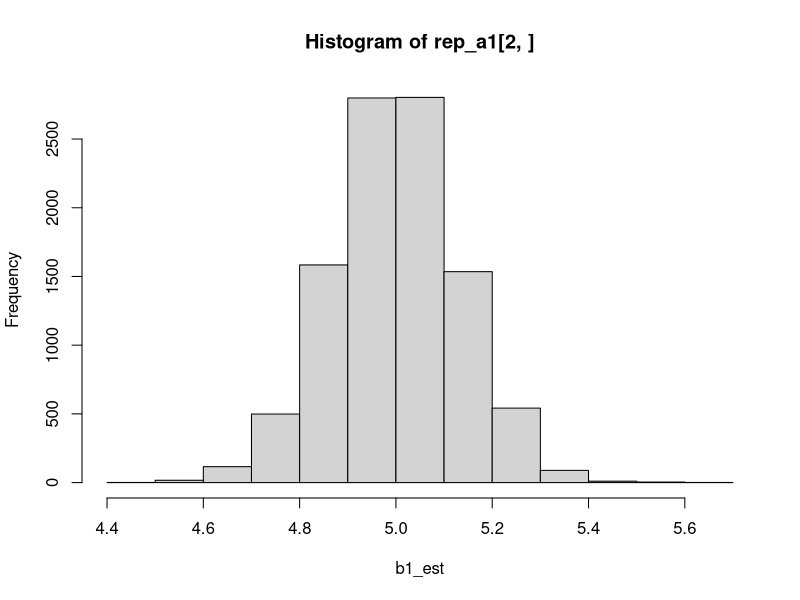
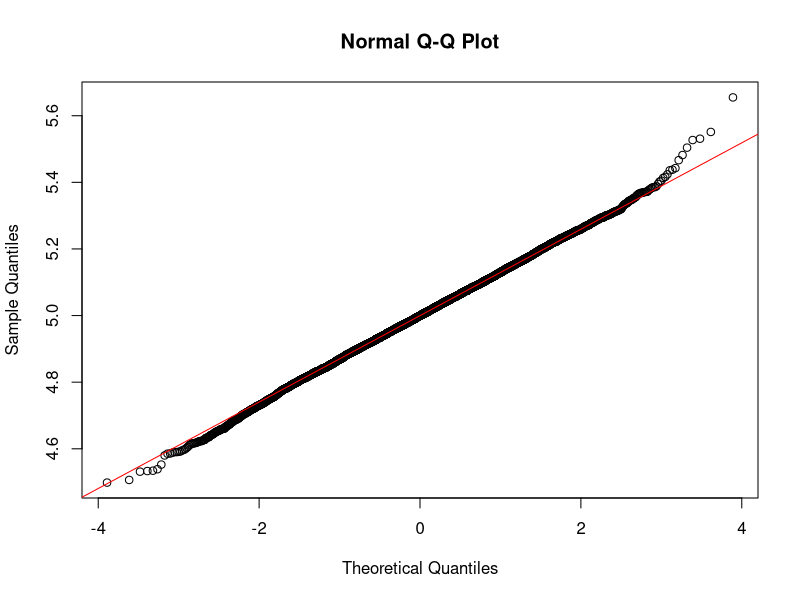
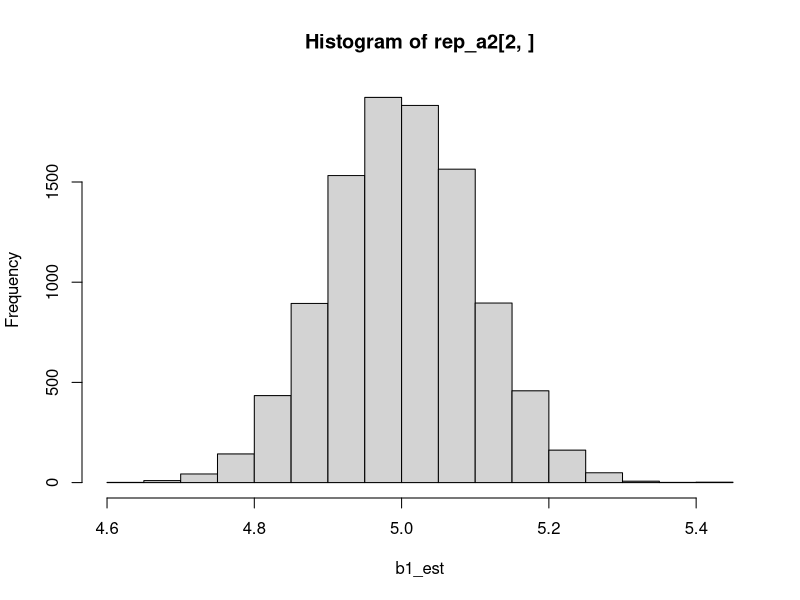
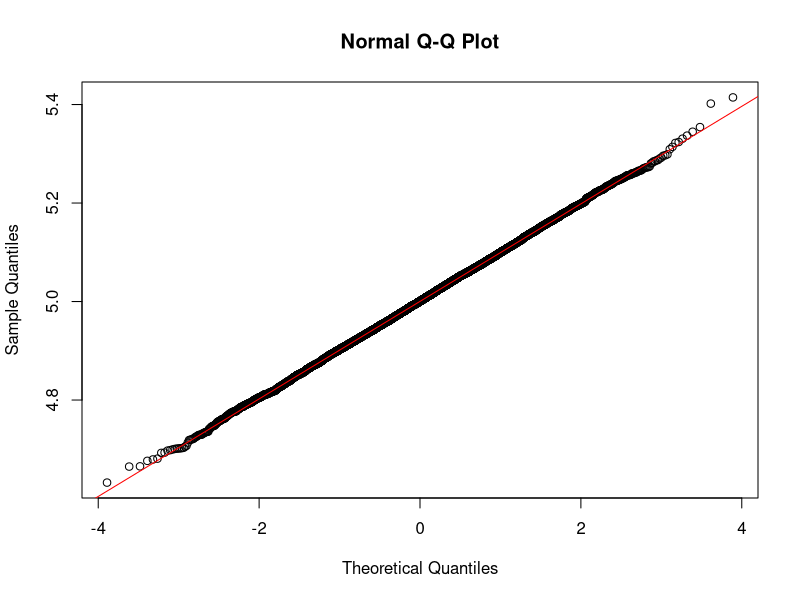
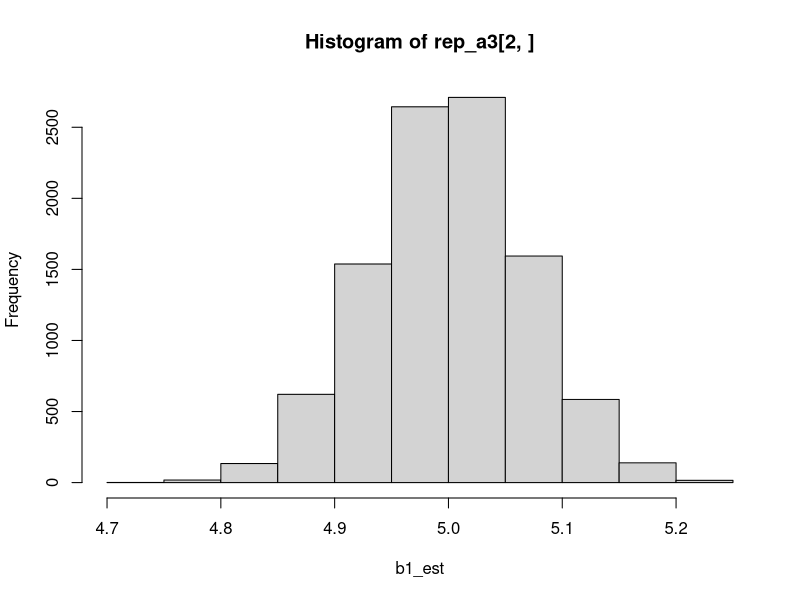
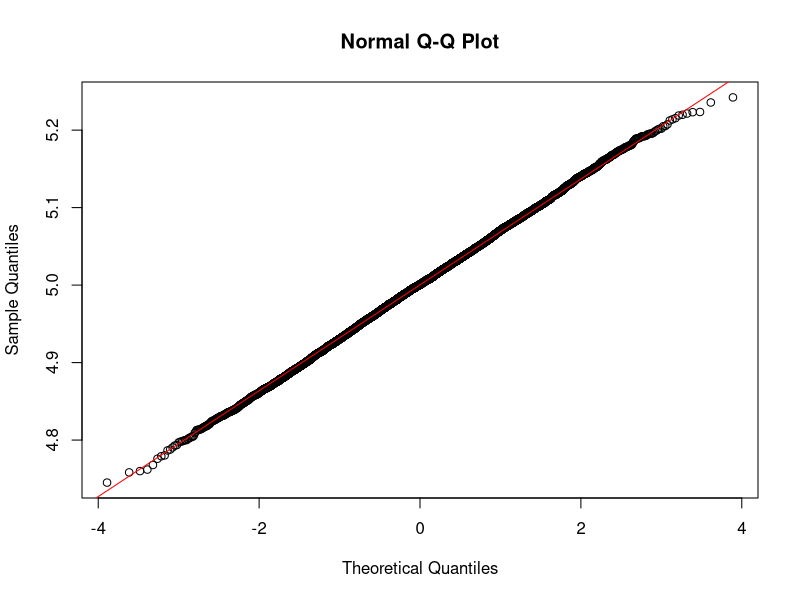
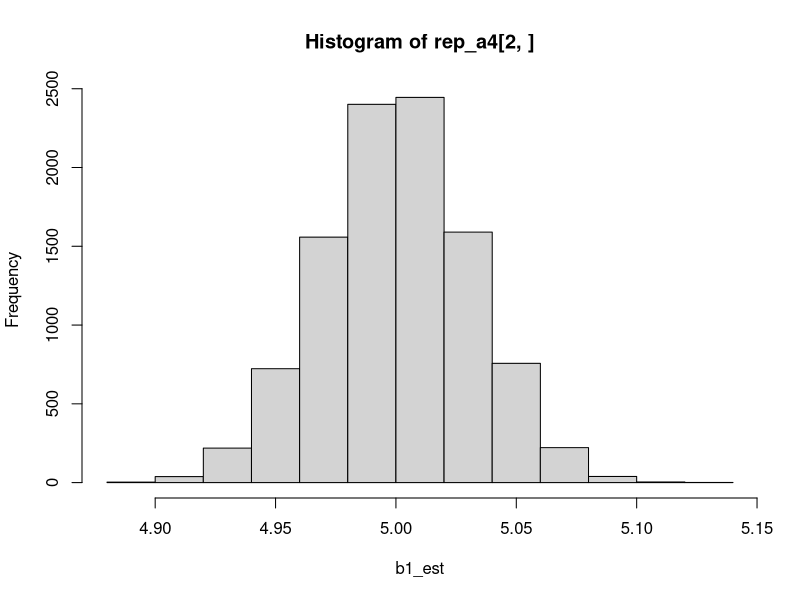
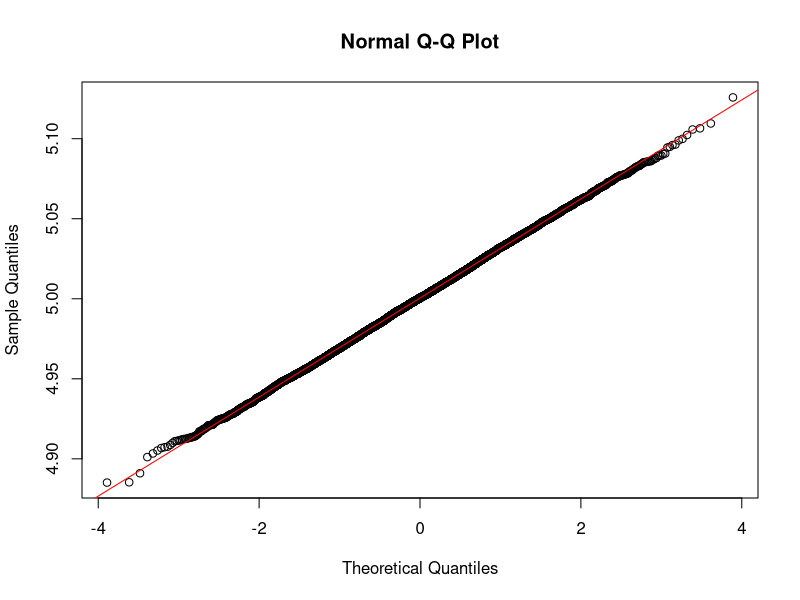

These figures' R source, in order: (Note: a time limit stopped this script after it produced the figures.)
###

f = function(n = 100){
  dice = sample(1:6, size = n, replace = TRUE)
  dice_df = as.data.frame(table(dice))
  chisq.test(dice_df[,2], p = c(1/6,1/6,1/6,1/6,1/6,1/6))$p.value
}

rep1 = replicate(10000, f())
rep2 = replicate(10000, f(200))
rep3 = replicate(10000, f(400))

sum(rep1 < 0.05)
sum(rep2 < 0.05)
sum(rep3 < 0.05)

###

g = function(n = 15){
  data = runif(n,min=5,max=12)
  shapiro.test(data)$p.value
}

rep1 = replicate(10000,g())
rep2 = replicate(10000,g(25))
rep3 = replicate(10000,g(50))
rep4 = replicate(10000,g(90))

###

sum(rep1 < 0.05)
sum(rep2 < 0.05)
sum(rep3 < 0.05)
sum(rep4 < 0.05)
#
sum(rep1 >= 0.05)
sum(rep2 >= 0.05)
sum(rep3 >= 0.05)
sum(rep4 >= 0.05)

###

h = function(n=30,case=1){
  x = sample(1:10,size=n,replace=TRUE)
  
  if(case == 1){
    eps = rnorm(n,mean = 0,sd = 2)      #(à)
  }else if(case == 2){
    eps = runif(n,min = -3.5,max = 3.5) #(á)
  }else if(case == 3){
    v = rexp(n,0.7)
    w = rexp(n,0.7)
    eps = v - w                         #(â)
  }else{
    u = rexp(n,1/2)
    eps = u - 2                         #(ã)
  }
  
  y = 5*x + eps
  
  model = lm(y ~ x)
  b1_est = summary(model)$coefficients[2,1]
  b1_sd = summary(model)$coefficients[2,2]
  
  q <- pt(0.975, df = n - 2)
  
  left = b1_est - q*b1_sd
  right = b1_est + q*b1_sd
  
  return (c(right-left,b1_est))
}

k=10000

###
rep_a1 = replicate(k,h(n=30,case=1))
# 2)
mean(rep_a1[1,])
# 3)
mean(rep_a1[2,])
# 4)
hist(rep_a1[2,], xlab = "b1_est")
qqnorm(rep_a1[2,])
qqline(rep_a1[2,], col = "red")

rep_a2 = replicate(k,h(n=50,case=1))
# 2)
mean(rep_a2[1,])
# 3)
mean(rep_a2[2,])
# 4)
hist(rep_a2[2,], xlab = "b1_est")
qqnorm(rep_a2[2,])
qqline(rep_a2[2,], col = "red")

rep_a3 = replicate(k,h(n=100,case=1))
# 2)
mean(rep_a3[1,])
# 3)
mean(rep_a3[2,])
# 4)
hist(rep_a3[2,], xlab = "b1_est")
qqnorm(rep_a3[2,])
qqline(rep_a3[2,], col = "red")

rep_a4 = replicate(k,h(n=500,case=1))
# 2)
mean(rep_a4[1,])
# 3)
mean(rep_a4[2,])
# 4)
hist(rep_a4[2,], xlab = "b1_est")
qqnorm(rep_a4[2,])
qqline(rep_a4[2,], col = "red")


###
rep_b1 = replicate(k,h(n=30,case=2))
# 2)
mean(rep_b1[1,])
# 3)
mean(rep_b1[2,])
# 4)
hist(rep_b1[2,], xlab = "b1_est")
qqnorm(rep_b1[2,])
qqline(rep_b1[2,], col = "green")

rep_b2 = replicate(k,h(n=50,case=2))
# 2)
mean(rep_b2[1,])
# 3)
mean(rep_b2[2,])
# 4)
hist(rep_b2[2,], xlab = "b1_est")
qqnorm(rep_b2[2,])
qqline(rep_b2[2,], col = "green")

rep_b3 = replicate(k,h(n=100,case=2))
# 2)
mean(rep_b3[1,])
# 3)
mean(rep_b3[2,])
# 4)
hist(rep_b3[2,], xlab = "b1_est")
qqnorm(rep_b3[2,])
qqline(rep_b3[2,], col = "green")

rep_b4 = replicate(k,h(n=500,case=2))
# 2)
mean(rep_b4[1,])
# 3)
mean(rep_b4[2,])
# 4)
hist(rep_b4[2,], xlab = "b1_est")
qqnorm(rep_b4[2,])
qqline(rep_b4[2,], col = "green")

###
rep_c1 = replicate(k,h(n=30,case=3))
# 2)
mean(rep_c1[1,])
# 3)
mean(rep_c1[2,])
# 4)
hist(rep_c1[2,], xlab = "b1_est")
qqnorm(rep_c1[2,])
qqline(rep_c1[2,], col = "blue")

rep_c2 = replicate(k,h(n=50,case=3))
# 2)
mean(rep_c2[1,])
# 3)
mean(rep_c2[2,])
# 4)
hist(rep_c2[2,], xlab = "b1_est")
qqnorm(rep_c2[2,])
qqline(rep_c2[2,], col = "blue")

rep_c3 = replicate(k,h(n=100,case=3))
# 2)
mean(rep_c3[1,])
# 3)
mean(rep_c3[2,])
# 4)
hist(rep_c3[2,], xlab = "b1_est")
qqnorm(rep_c3[2,])
qqline(rep_c3[2,], col = "blue")

rep_c4 = replicate(k,h(n=500,case=3))
# 2)
mean(rep_c4[1,])
# 3)
mean(rep_c4[2,])
# 4)
hist(rep_c4[2,], xlab = "b1_est")
qqnorm(rep_c4[2,])
qqline(rep_c4[2,], col = "blue")


###
rep_d1 = replicate(k,h(n=30,case=4))
# 2)
mean(rep_d1[1,])
# 3)
mean(rep_d1[2,])
# 4)
hist(rep_d1[2,], xlab = "b1_est")
qqnorm(rep_d1[2,])
qqline(rep_d1[2,], col = "purple")

rep_d2 = replicate(k,h(n=50,case=4))
# 2)
mean(rep_d2[1,])
# 3)
mean(rep_d2[2,])
# 4)
hist(rep_d2[2,], xlab = "b1_est")
qqnorm(rep_d2[2,])
qqline(rep_d2[2,], col = "purple")

rep_d3 = replicate(k,h(n=100,case=4))
# 2)
mean(rep_d3[1,])
# 3)
mean(rep_d3[2,])
# 4)
hist(rep_d3[2,], xlab = "b1_est")
qqnorm(rep_d3[2,])
qqline(rep_d3[2,], col = "purple")

rep_d4 = replicate(k,h(n=500,case=4))
# 2)
mean(rep_d4[1,])
# 3)
mean(rep_d4[2,])
# 4)
hist(rep_d4[2,], xlab = "b1_est")
qqnorm(rep_d4[2,])
qqline(rep_d4[2,], col = "purple")
